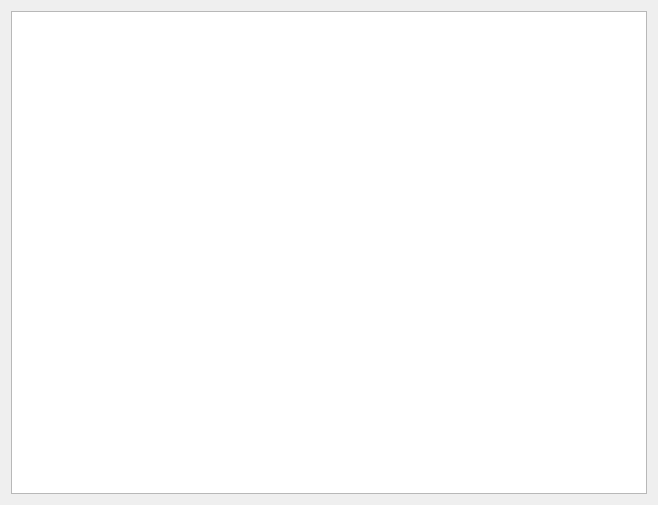
<?xml version="1.0" encoding="UTF-8"?>
<ui version="4.0">
 <class>OrdersWindow</class>
 <widget class="QWidget" name="OrdersWindow">
  <property name="geometry">
   <rect>
    <x>0</x>
    <y>0</y>
    <width>658</width>
    <height>505</height>
   </rect>
  </property>
  <property name="windowTitle">
   <string>Form</string>
  </property>
  <layout class="QVBoxLayout" name="verticalLayout">
   <item>
    <widget class="QTableView" name="tableView"/>
   </item>
  </layout>
 </widget>
 <resources/>
 <connections/>
</ui>
